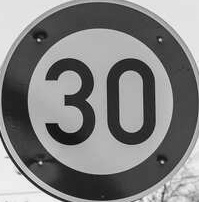
#> input picture Verkehrsschilderkenner/30_test_cut.jpg, 199 x 202 px
$ jupyter execute template_matching_example.ipynb
#> lines starting #> are read from the running program, lines starting #| are printed output that depends on the picture; after the words box and inside, x2 and y2 are one past the last pixel; in counts of white or black regions, pixels touching at a corner belong together; long printed decimals are rounded
### util.py
import cv2
import numpy as np
from skimage import io
from matplotlib import pyplot as plt
import math

# mode 0 vertikal spiegeln, mode 1 horizontal
# [15 lines left out: function mirror_img, not called in this run]

# transform image to grayscale
def rgb2gray(img):
    # Source BildverarbeitungBuch: 12.2.1 Umwandlung in Grauwertbilder
    imgCopy = np.copy(img)
    gray = ((imgCopy[:, :, 0] * 0.299) + (imgCopy[:, :, 1] * 0.587) + (imgCopy[:, :, 2] * 0.114)).astype(int)
    return gray

# create Histogramm. bins are optionally implemented
# [14 lines left out: function computeHisto, not called in this run]

# print your image
def printImage(t_img, grayscale=True):
    if grayscale:
        io.imshow(t_img, cmap=plt.cm.gray)
        io.show()
    else:
        io.imshow(t_img)
        io.show()

# print your Historgram
# [102 lines left out: functions printHisto, apply_lut, cum_histo, match_Histo, filter, medianFilter, not called in this run]

sobel_1 = np.array([[1,2,1]]) / 4
sobel_2 = np.array([[-1,0,1]]) / 2

def horizontal(img):
    img_copy = img.copy()
    return filter(img_copy, np.transpose(sobel_1) @ sobel_2, 1, "continue")


def vertical(img):
    img_copy = img.copy()
    return filter(img_copy, np.transpose(sobel_2) @ sobel_1, 1, "continue")


def gradient(img):
    return np.sqrt(horizontal(img)**2 + vertical(img)**2)

def get_r_idx(r, max, step):
    result = r / max * step
    return result if round(result) < step else result - 1

# [154 lines left out: functions linearHT, linearHT_th, printEdge, sequential_labelling, to_bin, dilate and 3 more, not called in this run]

### template_matching_example.ipynb
[cell 1]
import cv2 as cv
import util as ut
import numpy as np
from matplotlib import pyplot as plt
from skimage import io
from skimage.metrics import structural_similarity as ssim

img_gray = io.imread('Verkehrsschilderkenner/30_test_cut.jpg', as_gray=True)
#> img_gray is the input picture: shape (202, 199); min 1, max 246, mean 128.5
template = io.imread('Verkehrsschilderkenner/50_ref.jpg').astype('uint8')
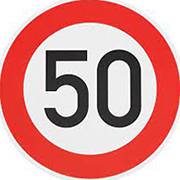
#> input picture Verkehrsschilderkenner/50_ref.jpg, 180 x 180 px
#> template is the input picture: shape (180, 180, 3); mean R, G, B 216, 151.5, 149.3
template_gray = ut.rgb2gray(template)
#> in rgb2gray, `gray = ((imgCopy[:, :, 0] * 0.299) + (imgCopy[:, :, 1] * 0.587) + (img..`:
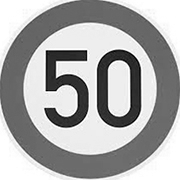
#> gray: shape (180, 180) int64; min 0, max 255, mean 170.1

#TODO´s:
* add contrast adjustment in template matching, white in sign resembles black more
* create another routine for finding elipses

* maybe use a pretrained Neural Network

[cell 2]
ut.printImage(img_gray)
ut.printImage(template_gray)

[cell 3]
img_gray = cv.resize(img_gray, template_gray.shape[::-1], interpolation = cv.INTER_AREA)
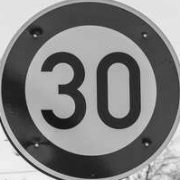
#> img_gray: shape (180, 180); min 14, max 244, mean 128.5
ut.printImage(img_gray)

[cell 4]
def mse(imageA, imageB):
	# the 'Mean Squared Error' between the two images is the
	# sum of the squared difference between the two images;
	# NOTE: the two images must have the same dimension
	err = np.sum((imageA.astype("float") - imageB.astype("float")) ** 2)
#> err = 136864460
	err /= float(imageA.shape[0] * imageA.shape[1])
#> err = 4224.2

	# return the MSE, the lower the error, the more "similar"
	# the two images are
	return err

print(mse(img_gray, template_gray))
#| 4224.212
print(ssim(img_gray, template_gray))
#| 0.5197

[cell 5]
mask = np.zeros((template_gray.shape[0], template_gray.shape[1], 3), dtype=np.uint8)
cv.circle(mask, (int(template_gray.shape[0]/2), int(template_gray.shape[0]/2)), int(template_gray.shape[0]/2), (255, 255, 255), thickness=-1)
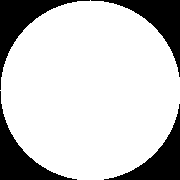
#> mask: shape (180, 180, 3); 78.5% white; 4 black regions, box (x1, y1, x2, y2) and area: (0, 0, 90, 90) 1829, (91, 0, 180, 77) 1739, (0, 91, 77, 180) 1739, (104, 104, 180, 180) 1650
mask = cv.cvtColor(mask, cv.COLOR_BGR2GRAY)
ut.printImage(mask)
#> call 4 of printImage, with grayscale = True
#> in printImage (call 4), `io.show()`:
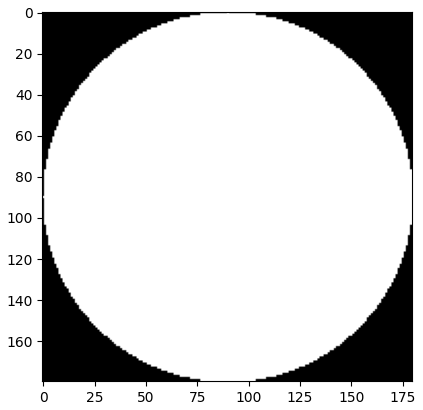
#> figure drawn by matplotlib, 1 panel

[cell 6]
ut.printImage(img_gray)
new_img = img_gray
# [4 lines of commented-out code are left out]

[cell 7]
print(mse(new_img, template_gray))
#| 4224.212
print(ssim(new_img, template_gray))
#| 0.5197

[cell 8]
w, h = template_gray.shape[::-1]
#> w = 180; h = 180
res = cv.matchTemplate(new_img.astype('uint8'),template_gray.astype('uint8'),cv.TM_CCOEFF_NORMED, mask=mask)
#> res = [0.719]
#res = cv.matchTemplate(new_img.astype('uint8'),template_gray.astype('uint8'),cv.TM_CCORR_NORMED, mask=mask)
#res = cv.matchTemplate(new_img.astype('uint8'),template_gray.astype('uint8'),cv.TM_SQDIFF_NORMED, mask=mask)
threshold = 0.8
loc = np.where( res >= threshold)
#> loc = (empty array, empty array)
for pt in zip(*loc[::-1]):
    print("True")
#> this loop made 0 passes
ut.printImage(img_gray)
ut.printImage(template_gray)

print(res)
#| [[0.7191]]
